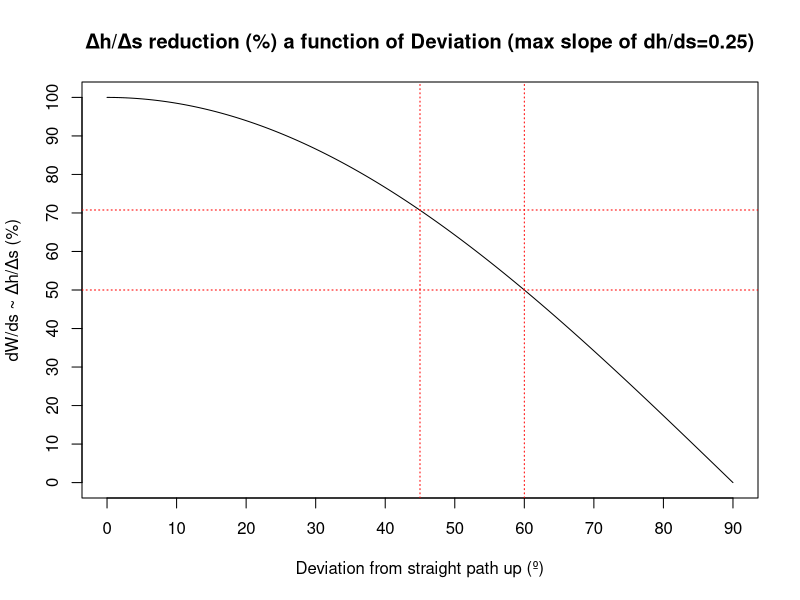
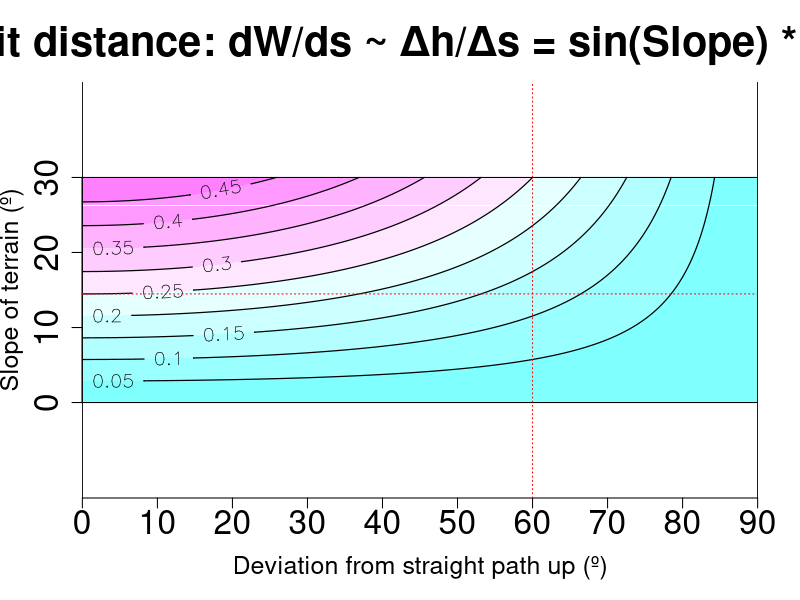

Recreate these plots in R, in order.
# Calculating the effort saved by zigzagging uphill on a bicycle
# www.overfitting.net
# https://www.overfitting.net/2025/10/subiendo-cuestas-en-bicicleta.html

library(Cairo)

# Fine grid of values
RESOL=10
minalpha=0; maxalpha=30
alpha <- seq(from=minalpha, to=maxalpha, length.out=(maxalpha-minalpha+1)*RESOL)

mintheta=0; maxtheta=90
theta <- seq(from=mintheta, to=maxtheta, length.out=(maxtheta-mintheta+1)*RESOL)

# Convert to radians
alpha_rad <- alpha * pi / 180
theta_rad <- theta * pi / 180

# Build matrix: rows = alpha, cols = theta
M <- outer(alpha_rad, theta_rad, function(a, t) sin(a) * cos(t))
# Add row and column names
rownames(M) <- alpha      # alpha values
colnames(M) <- theta      # theta values

# Write data
# write.csv2(M, "bike.csv")

NCOL=10
CairoPNG("heatmap.png", width=1920, height=1080)
    # Plot using original increasing alpha
    image(theta, alpha, t(M),
          # col = gray.colors(NCOL, start = 1, end = 0.25),
          col = cm.colors(NCOL),
          xlab = "Deviation from straight path up (º)",
          ylab = "Slope of terrain (º)",
          main = "Effort per unit distance: dW/ds ~ Δh/Δs = sin(Slope) * cos(Deviation)",
          cex.main = 2.5, cex.lab = 1.5,
          asp=1, axes = FALSE)
    abline(h=c(minalpha, maxalpha), v=c(mintheta, maxtheta))

    # Tick marks every 10°
    ticksalpha <- seq(minalpha, maxalpha, by = 10)
    tickstheta <- seq(mintheta, maxtheta, by = 10)
    axis(1, at = tickstheta, labels = tickstheta, cex.axis = 2)
    axis(2, at = ticksalpha, labels = ticksalpha, cex.axis = 2)
    
    contour(theta, alpha, t(M),
            add = TRUE,
            levels = seq(min(M), max(M), length.out=NCOL+1),
            drawlabels = TRUE,  # set to FALSE to hide numbers
            labelfmt = "%.3f",
            lwd = 1.2, labcex = 1.2, col = 'black')
    
    # Example 1: angle to get slope (effort) halved, for a max slope of dh/ds=0.25
    value_1_4=asin(1/4)  # slope to get dh/ds=0.25
    print(paste0("Slope at which dh/ds=0.25: ", round(value_1_4*180/pi,1), "º"))
    i=as.integer(which.min(abs(M[,1]-value_1_4)))
    vec=M[i,]
    j=as.integer(which.min(abs(vec-max(vec)/2)))
    print(paste0("Must be around 0.25/2=0.125: ", M[i,j]))
    abline(h=value_1_4*180/pi, v=(j-1)/(length(theta)-1)*maxtheta,
           col='red', lty='dotted')
    print(paste0("You must ride ", round((j-1)/(length(vec)-1)*maxtheta,1),
                 "º deviated from straight line"))
    
    # Example 2: slope (effort) reduction in % for a Deviatio of 45º,
    # for a max slope of dh/ds=0.25
    print(paste0("Effort reduction for 45º of Deviation: ",
                 round((1-vec[round(45/maxtheta*length(vec))]/max(vec))*100,1),
                 "%"))
dev.off()


# Example 1 and 2 plots
plot(theta, vec, type='l', xlim=c(mintheta,maxtheta), ylim=c(0,max(vec)),
     main='Δh/Δs reduction (%) a function of Deviation (max slope of dh/ds=0.25)',
     xlab='Deviation from straight path up (º)',
     ylab='dW/ds ~ Δh/Δs (%)',
     axes=FALSE)
box()
axis(1, at = tickstheta, labels = tickstheta, cex.axis = 1)
axis(2, at = seq(0, max(vec), length.out=11),
     labels = seq(0,100, length.out=11), cex.axis = 1)
# Example 1
abline(h=M[i,j], v=round((j-1)/(length(vec)-1)*maxtheta),
       col='red', lty='dotted')
# Example 2
abline(h=vec[round(45/maxtheta*length(vec))], v=45, col='red', lty='dotted')
       
